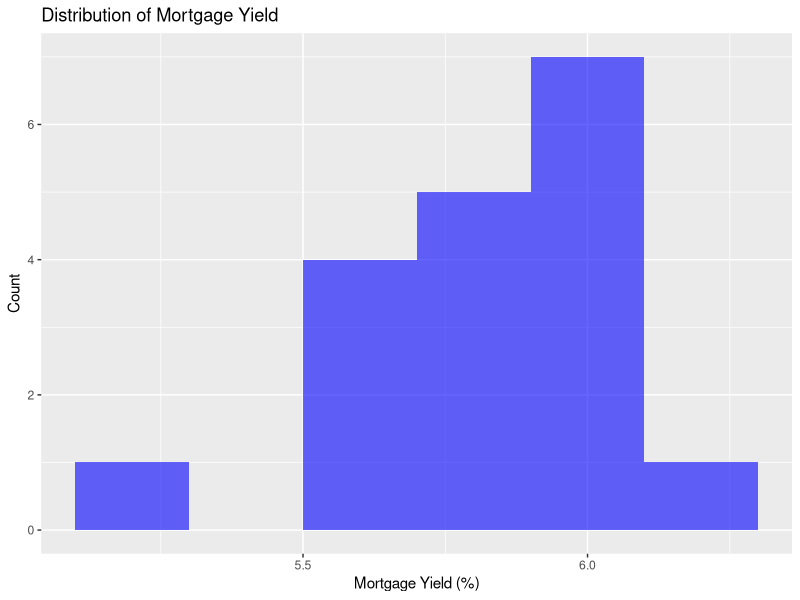
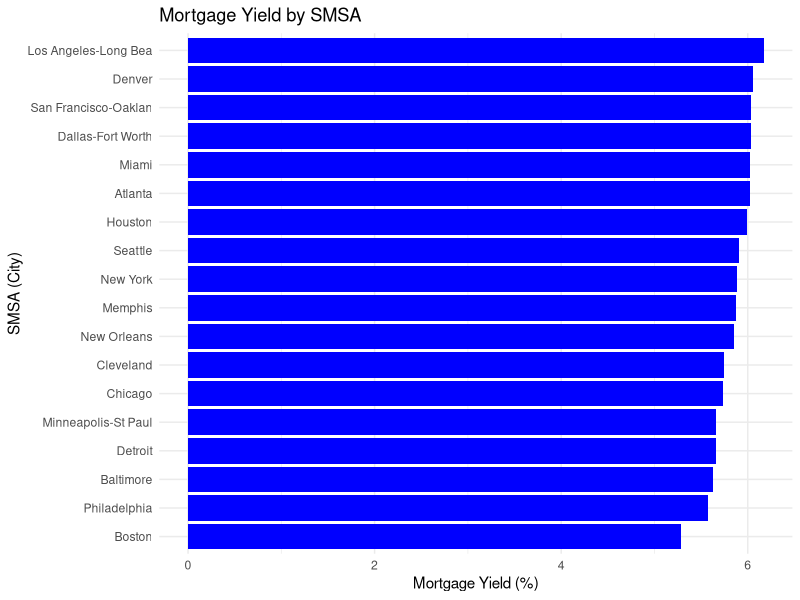
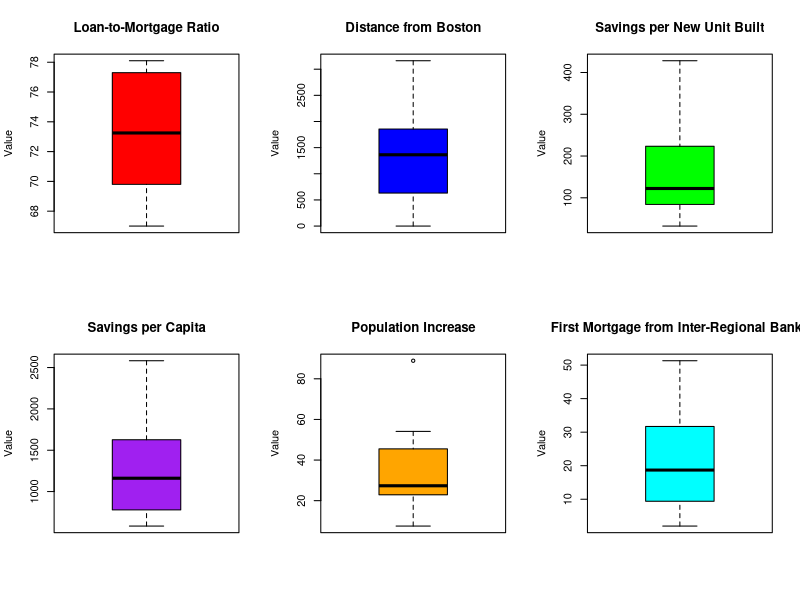
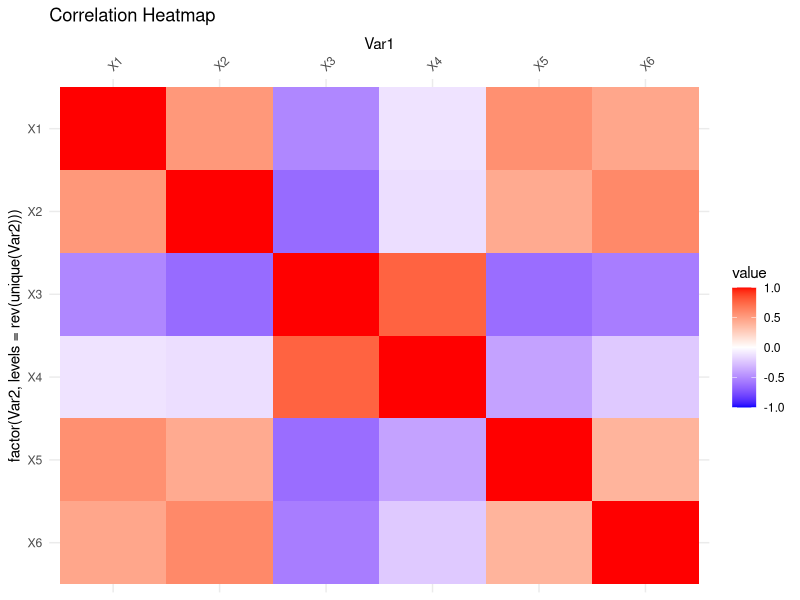
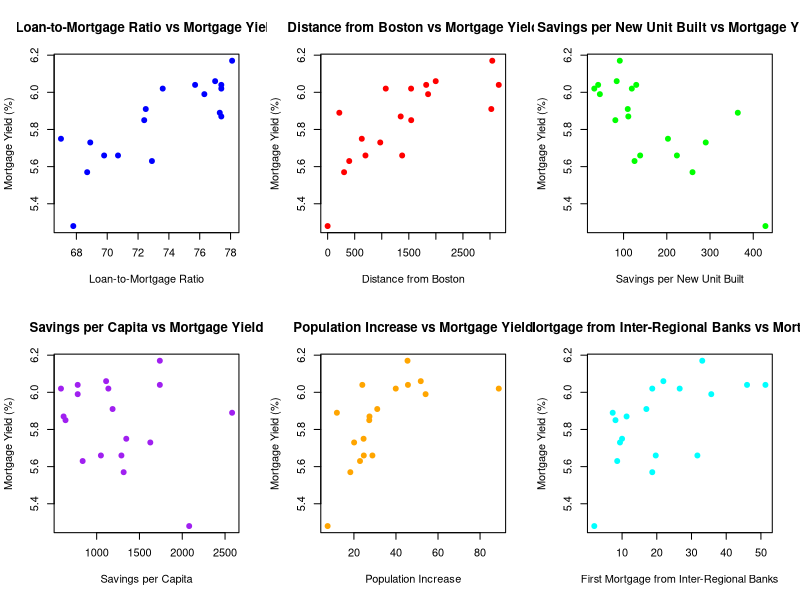
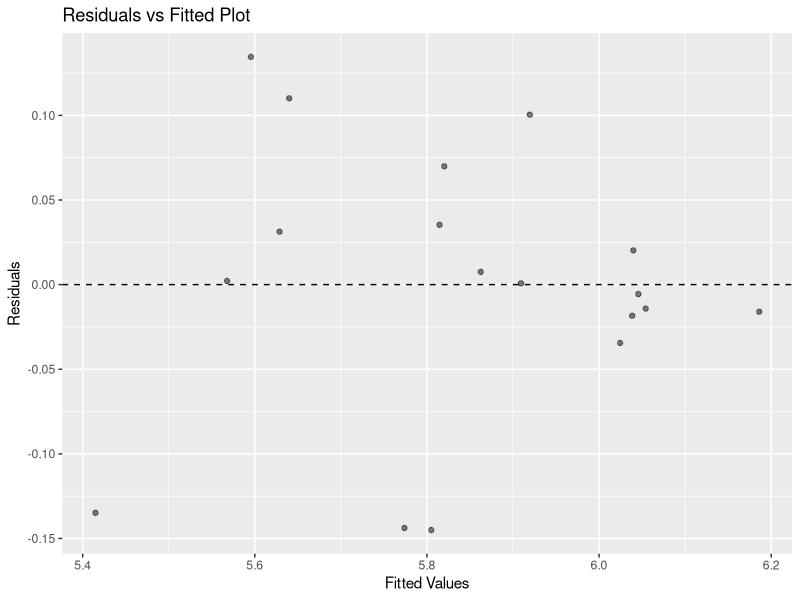
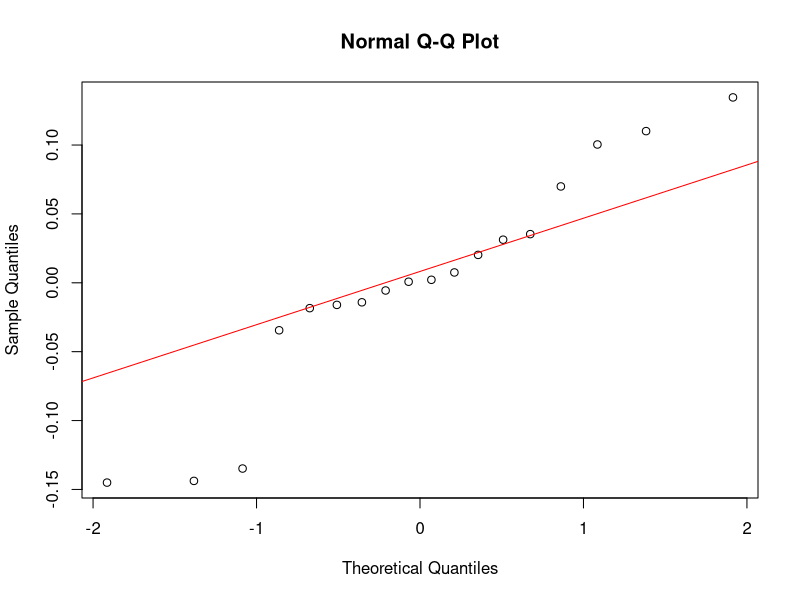

Source code (R) for these figures, in order:
## ---- chunk 1
# Load necessary libraries
library(ggplot2)
library(tidyverse)
library(dplyr)
library(knitr)
library(kableExtra)
library(xtable)
library(MASS)
library(car)
library(magrittr)

# Read data
df <- read.csv("myield.csv")

# Rename columns for easier reference
colnames(df) <- c("smsa", "mortYld", "X1", "X2", "X3", "X4", "X5", "X6")

# Display first few rows
kable(head(df), caption = "First few rows of the dataset") %>% kable_styling()
## ---- chunk 2
# Count missing values
colSums(is.na(df))

## ---- chunk 3
# Summary Statistics
summary_stats <- summary(df)
kable(summary_stats, caption = "Summary Statistics of Variables") %>% kable_styling()
## ---- chunk 4
# Histogram of Mortgage Yield
ggplot(df, aes(x = mortYld)) + 
  geom_histogram(binwidth = 0.2, fill = "blue", alpha = 0.6) +
  labs(title = "Distribution of Mortgage Yield", x = "Mortgage Yield (%)", y = "Count")

# Create a named vector where mortgage yield values are associated with their respective SMSAs
df <- df %>% arrange(desc(mortYld))  

# Create a better bar chart
ggplot(df, aes(x = reorder(smsa, mortYld), y = mortYld)) + 
  geom_bar(stat = "identity", fill = "blue") +
  coord_flip() +  # Flip coordinates to make labels readable
  labs(title = "Mortgage Yield by SMSA", x = "SMSA (City)", y = "Mortgage Yield (%)") +
  theme_minimal()


# Set up a 2x3 plotting area
par(mfrow = c(2, 3))  

# Define variable names
var_names <- c("Loan-to-Mortgage Ratio", "Distance from Boston", 
               "Savings per New Unit Built", "Savings per Capita", 
               "Population Increase", "First Mortgage from Inter-Regional Banks")

# Define colors for better visualization
box_colors <- c("red", "blue", "green", "purple", "orange", "cyan")

# Loop through each variable (X1 to X6) and create a boxplot
for (i in 1:6) {
  boxplot(df[[paste0("X", i)]], 
          main = var_names[i], 
          col = box_colors[i], 
          ylab = "Value")
}

# Reset plotting parameters to default
par(mfrow = c(1, 1))
## ---- chunk 5
# Correlation Matrix
# Compute correlation matrix
cor_matrix <- round(cor(df[,3:8]), 2)  # Excluding 'smsa' and 'mortYld'
kable(cor_matrix, caption = "Correlation Matrix") %>% kable_styling()
## ---- chunk 6
library(ggplot2)
library(reshape2)

# Convert correlation matrix to long format for heatmap
melted_cor <- melt(cor_matrix)

# Reverse the order of the y-axis (Var2) so that X1 appears at the top-left
ggplot(data = melted_cor, aes(x=Var1, y=factor(Var2, levels=rev(unique(Var2))), fill=value)) + 
  geom_tile() +
  scale_fill_gradient2(low="blue", high="red", mid="white", 
                       midpoint=0, limit=c(-1,1), space="Lab") +
  scale_x_discrete(position = "top") +  # Move X-axis labels to top
  theme_minimal() +
  theme(axis.text.x = element_text(angle = 45, hjust = 0)) + # Rotate labels for readability
  ggtitle("Correlation Heatmap")
## ---- chunk 7
# Set up a 2x3 grid for multiple scatter plots
par(mfrow = c(2, 3))

# Define variable names
var_names <- c("Loan-to-Mortgage Ratio", "Distance from Boston", 
               "Savings per New Unit Built", "Savings per Capita", 
               "Population Increase", "First Mortgage from Inter-Regional Banks")

# Define colors for better visualization
point_colors <- c("blue", "red", "green", "purple", "orange", "cyan")

# Loop through each variable (X1 to X6) and create a scatterplot against mortYld
for (i in 1:6) {
  plot(df[[paste0("X", i)]], df$mortYld,
       main = paste(var_names[i], "vs Mortgage Yield"),
       xlab = var_names[i], ylab = "Mortgage Yield (%)",
       col = point_colors[i], pch = 19)
}

# Reset plotting parameters to default
par(mfrow = c(1, 1))

## ---- chunk 8
# Fit linear regression model
model <- lm(mortYld ~ X1 + X2 + X3 + X4 + X5 + X6, data = df)

# Model summary
summary(model)

## ---- chunk 9
# Stepwise regression (both directions)
step_model <- stepAIC(model, direction = "both")
summary(step_model)
## ---- chunk 10
# Compute Variance Inflation Factor (VIF)
vif_values <- vif(model)
kable(as.data.frame(vif_values), caption = "Variance Inflation Factors (VIF)") %>% kable_styling()

## ---- chunk 11
# Residuals vs Fitted Plot
ggplot(data.frame(fitted = fitted(model), residuals = resid(model)), aes(x = fitted, y = residuals)) +
  geom_point(alpha = 0.5) +
  geom_hline(yintercept = 0, linetype = "dashed") +
  labs(title = "Residuals vs Fitted Plot", x = "Fitted Values", y = "Residuals")
## ---- chunk 12
# QQ-Plot of Residuals
qqnorm(resid(model))
qqline(resid(model), col = "red")
## ---- chunk 13
coeffs <- round(coef(model), 2)
kable(as.data.frame(coeffs), caption = "Final Model Coefficients") %>% kable_styling()
